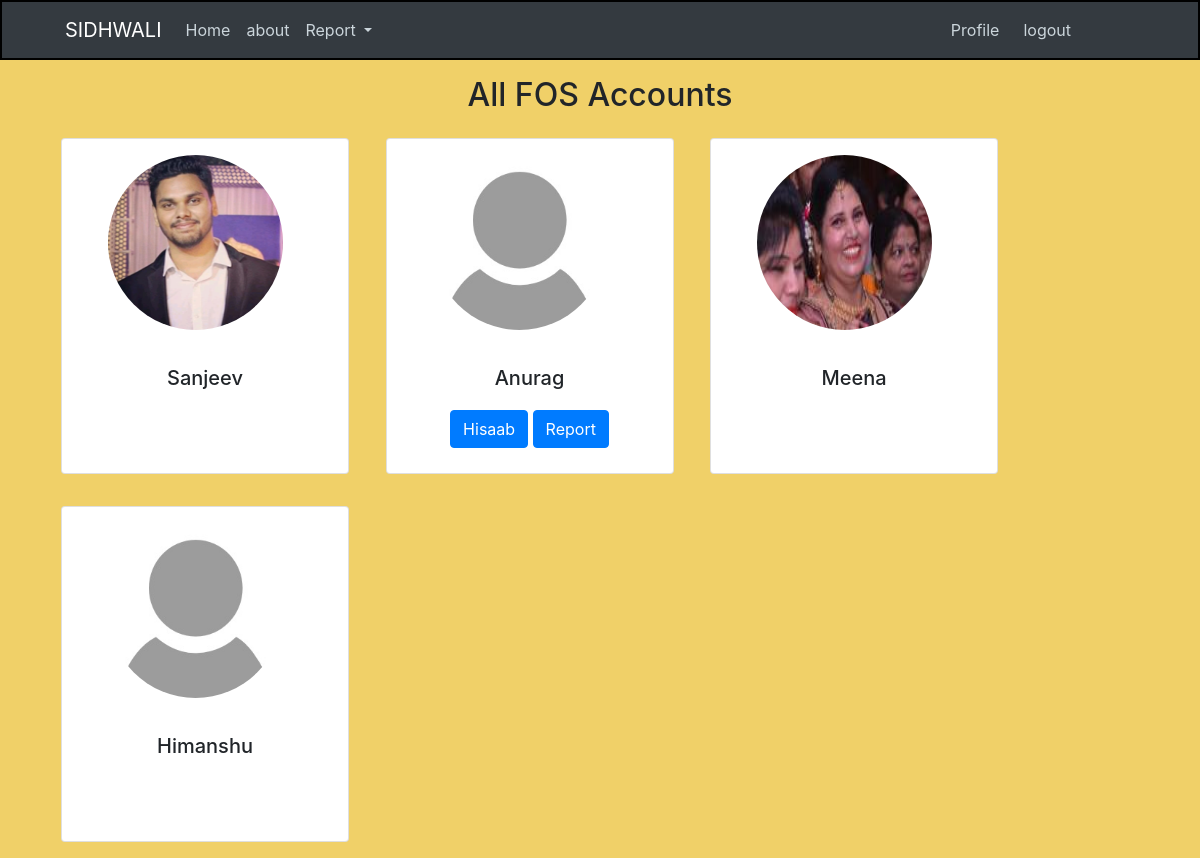
The app's page /home (signed in), older data.
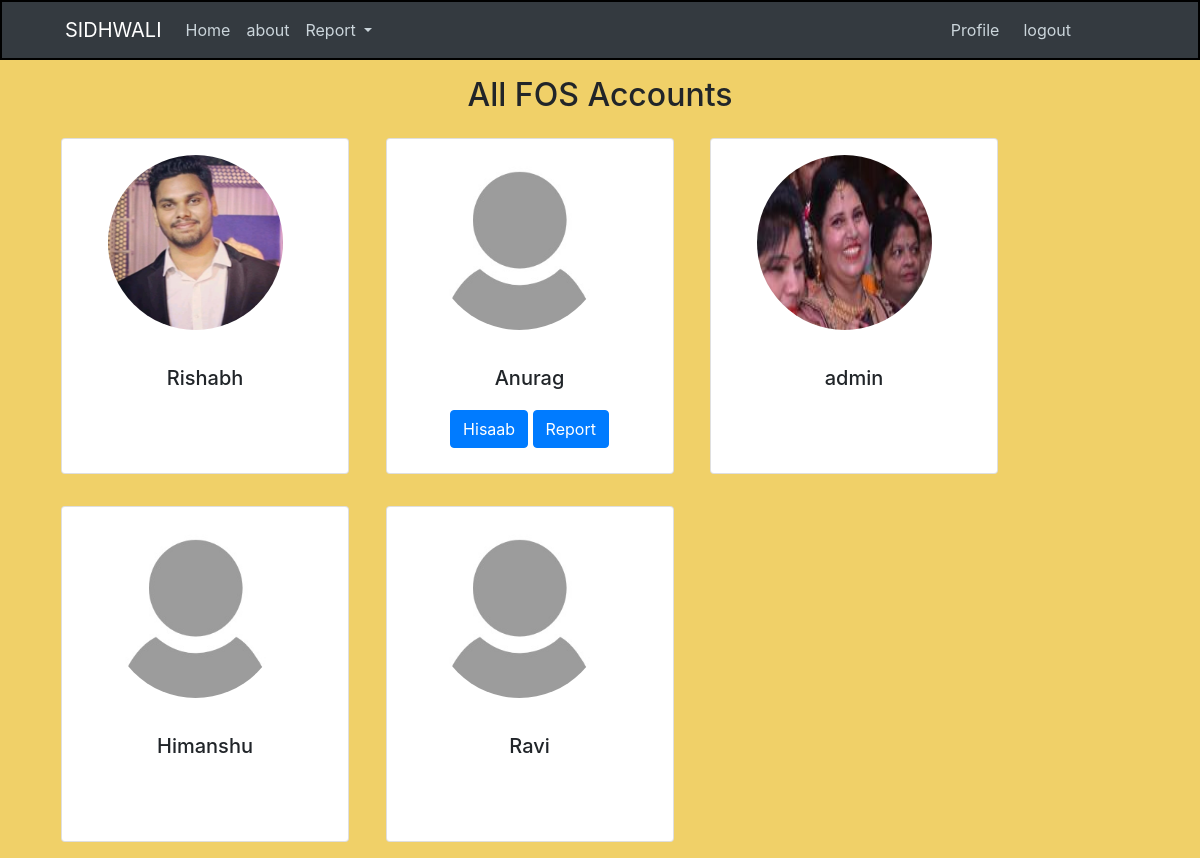
The same page, newer data.
### crm/models.py (models this page shows, shortened)
class User(db.Model, UserMixin):
    id = db.Column(db.Integer, primary_key=True)
    username = db.Column(db.String(20), unique=True, nullable=False)
    email = db.Column(db.String(120), unique=True, nullable=False)
    image_file = db.Column(db.String(20), nullable=False, default="default.jpeg")
    password = db.Column(db.String(20), nullable=False)
    pos_id = db.Column(db.Integer, unique=True, nullable=False)
    hisaab = db.relationship("Hisaab", backref="fos", lazy=True)

### crm/routes.py (the view)
@app.route("/home")
@login_required
def home():
    fos = User.query.all()
    hisaab = Hisaab.query.filter()
    return render_template("home.html", title="Home", fos=fos, hisaab=hisaab)

### crm/models.py (called while the page is built)
@login_manager.user_loader
def load_user(user_id):
    return User.query.get(int(user_id))

### crm/templates/home.html
{% extends "index.html" %}
{% block content  %}
<div class="container mt-3">
   <h2 class="text-center">All FOS Accounts</h2>
   {% for fse in fos %}
   <div class="card d-inline-flex m-3 align-items-center" style="width: 18rem; height: 21rem;">
      <div class="mt-3">
         <img class="rounded-circle account-img"
            src="{{ url_for("static", filename="profile_pics/" + fse.image_file) }}">
      </div>
      <div class="card-body text-center min">
         <h5 class="card-title">{{fse.username}}</h5>
         {% if fse == current_user %}
         <a href="{{ url_for('hisaab') }}" class="btn btn-primary mt-2">Hisaab</a>
         <a href="{{ url_for('report') }}" class="btn btn-primary mt-2">Report</a>
         {% endif %}
      </div>
   </div>
   {% endfor %}
</div>
{% endblock content %}

### crm/templates/index.html (shortened to what this page needs)
<!doctype html>
<html lang="en">
<head>
   <link rel="stylesheet" href="https://maxcdn.bootstrapcdn.com/bootstrap/4.0.0/css/bootstrap.min.css"
>
   <link rel="stylesheet" href="{{ url_for('static', filename='main.css') }}">
</head>
<body>
   <header class="site-header">
      <nav class="navbar navbar-expand-lg navbar-dark bg-dark px-5">
         <div class="container">
            <a class="navbar-brand" href="/">SIDHWALI</a>
            <div class="collapse navbar-collapse" id="navbarSupportedContent">
               <div class="navbar-nav mr-auto">
                  <li class="nav-item">
                     <a class="nav-link" href="{{ url_for('home') }}">Home</a>
                  </li>
                  <li class="nav-item">
                     <a class="nav-link" href="{{ url_for('about') }}">about</a>
                  </li>
                  <li class="nav-item dropdown">
                     <a class="nav-link dropdown-toggle" href="#" id="navbarDropdown" role="button"
                        data-toggle="dropdown" aria-haspopup="true" aria-expanded="false">
                        Report
                     </a>
                  </li>
               </div>
               <div class="navbar-nav mr-5 ml-2">
                  <div class="d-flex justify-content-center">
                     {% if current_user.is_authenticated %}
                     <li class="nav-item">
                        <a class="nav-link mr-2" href="{{ url_for('profile') }}">Profile</a>
                     </li>
                     <li class="nav-item">
                        <a class="nav-link mr-2" href="{{ url_for('logout') }}">logout</a>
                     </li>
                     {% endif %}
                  </div>
               </div>
            </div>
         </div>
      </nav>
   </header>
   <main role="main">
      {% block content %} {% endblock content %}
   </main>
</body>
</html>

### crm/static/main.css (style rules this page uses)
body { background-color: rgb(240, 208, 104); }
.site-header { min-height: min-content; border: 2px solid black; }
.site-header .navbar-nav .nav-link { color: #cbd5db; }
.account-img { height: 175px; width: 175px; margin-right: 20px; margin-bottom: 16px; }

Row changes from the older to the newer data that the page shows:
changed User: username "Sanjeev" → "Rishabh"
changed User: username "Meena" → "admin"
added User: image_file (placeholder picture), username "Ravi"
